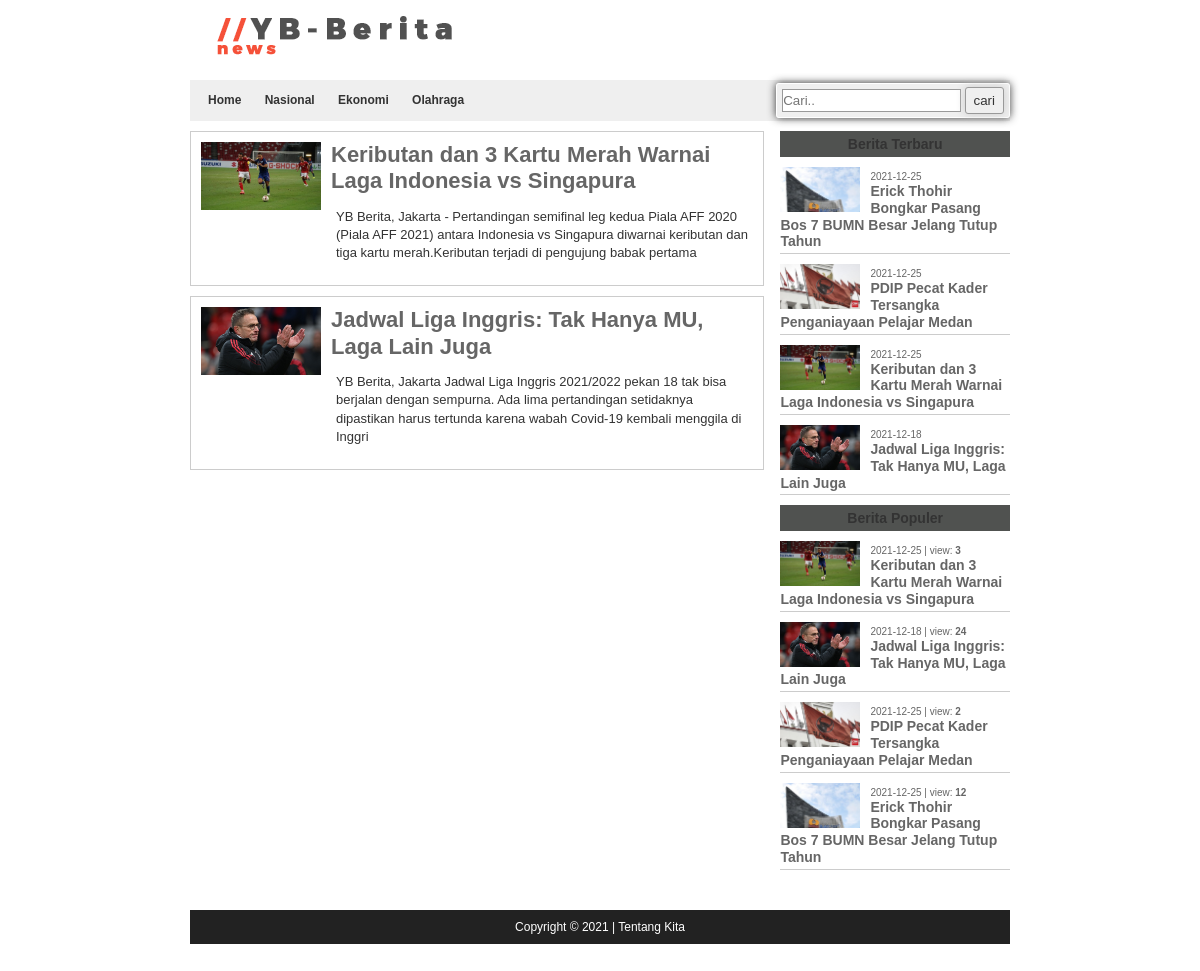
The app's page /portalberita/?open=cat&id=8 with its own data.
### tables this page shows
CREATE TABLE `kategori` (
  `ID` int(5) NOT NULL,
  `Kategori` varchar(100) NOT NULL,
  `alias` varchar(50) NOT NULL,
  `Terbit` varchar(1) NOT NULL
);

CREATE TABLE `berita` (
  `ID` int(10) NOT NULL,
  `Judul` varchar(255) NOT NULL,
  `Kategori` varchar(50) NOT NULL,
  `Isi` text NOT NULL,
  `Gambar` varchar(255) NOT NULL,
  `Teks` text NOT NULL,
  `Tanggal` varchar(30) NOT NULL,
  `Updateby` varchar(50) NOT NULL,
  `Viewnum` varchar(20) NOT NULL,
  `Post_type` varchar(20) NOT NULL,
  `Terbit` varchar(1) NOT NULL
);

### portalberita/inc/fungsi.php (the view)
<?php
include 'koneksi.php';
function populer()
{
	?>
		<div class="bar-menu">
			Berita Populer
		</div>
		<div>
			<?php
			global $connect;
			$pop = mysqli_query($connect,"SELECT * FROM berita WHERE Terbit='1' AND Tanggal>='".date('Y-m-d H:i:s', strtotime(''.POPULER_TIME.' days'))."' ORDER BY Viewnum DESC LIMIT 0,10");
			while ($r = mysqli_fetch_array($pop)) {
				extract($r);
				echo'
				<div class="side-box">
					<div class="img">
						<img src="'.URL_SITUS.$Gambar.'">
					</div>
					<span>'.substr($Tanggal, 0, 10).' | view: <b>'.$Viewnum.'</b> </span>
					<h1><a href="./?open=detail&id='.$ID.'">'.$Judul.'</a></h1>
					<div class="clear"></div>
				</div>
				';
			}
			?>
		</div>
		<?php
}
function beritaterbaru()
{
	?>
		<div class="bar-menu">
			Berita Terbaru
		</div>
		<div>
			<?php
			global $connect;
			$terbaru = mysqli_query($connect,"SELECT * FROM berita WHERE Terbit='1' ORDER BY ID DESC LIMIT 0,10");
			while ($r = mysqli_fetch_array($terbaru)) {
				extract($r);
				echo'
				<div class="side-box">
					<div class="img">
						<img src="'.URL_SITUS.$Gambar.'">
					</div>
					<span>'.substr($Tanggal, 0, 10).' </span>
					<h1><a href="./?open=detail&id='.$ID.'">'.$Judul.'</a></h1>
					<div class="clear"></div>
				</div>
				';
			}
			?>
		</div>
		<?php
}
?>

### portalberita/header.php (shortened to what this page needs)
<?php
include("inc/fungsi.php");
 ?>
<!DOCTYPE html>
<html>
<head>
	<link rel="stylesheet" type="text/css" href="assets/style.css">
</head>
<body>
	<div class="wrap">
		<div class="pd10">
		<header>
			<div class="logo">
				<img src="<?=URL_SITUS.PATH_LOGO.'/'.FILE_LOGO;?>">
			</div>
			<nav>
				<a href="./">Home</a>
				<?php
				global $connect;
				$menu = mysqli_query($connect,"SELECT * FROM kategori WHERE Terbit='1' ORDER BY ID ASC LIMIT 0,10");
				while ($r = mysqli_fetch_array($menu)) {
					extract($r);
					echo'
					<a href="./?open=cat&id='.$ID.'">'.$Kategori.'</a>
					';
				}
				 ?>
				 <form action="" method="GET" class="btn fr" style="margin-top:-5px; margin-right: -8px;">
				 	<input type="text" name="key" placeholder="Cari..">
				 	<input type="submit" name="open" value="cari">
				 </form>
			</nav>
		</header>

### portalberita/kategori.php (shortened to what this page needs)
<div class="mainpage">
	<div class="content">
		<?php
		global $connect;
		$catid = (isset($_GET['id']) ? $_GET['id'] : '');
		$getalias = mysqli_query($connect,"SELECT * FROM kategori WHERE ID='".$catid."'");
		while ($al = mysqli_fetch_array($getalias)) {
			$sql = mysqli_query($connect,"SELECT * FROM berita WHERE Terbit='1' AND Kategori='".$al['alias']."' ORDER BY ID DESC LIMIT 0,10");
			while ($b = mysqli_fetch_array($sql)) {
				extract($b);
			echo'
			<div class="boxnews">
				 <div class="img">
				 	<img src="'.URL_SITUS.$Gambar.'">
				 </div>
				 <h1><a href="./?open=detail&id='.$ID.'">'.$Judul.'</a></h1>
				 <p>'.substr(strip_tags($Isi),0,200).'</p>
				 <div class="clear"></div>
			</div>
			';
			}
		}
		?>
	</div>
	<div class="sidebar">
		<?php include 'sidebar.php'; ?>
	</div>
</div>

### portalberita/assets/style.css (style rules this page uses)
body { margin:0; padding:0; background: #fff; font-family: arial, sans-serif; font-size: 14px; color: #333; }
a { text-decoration: none; color: #666666 }
h1, h2, h3, h4, h5, h6 { line-height: 1.2; }
h1 { font-size: 48px; margin: 0; }
.fr { float: right; }
.pd10 { padding: 10px !important; }
.wrap { width: 70%; margin: 0 auto; }
input[type="text"] { padding: 3px 0; border: 1px solid #999; }
input[type="submit"] { box-shadow: 0px 0px 10px #ccc; border: 1px solid #999; padding: 5px 8px; color:#333; box-sizing: border-box; border-radius:3px; }
.btn { padding: 3px 5px; margin: 0px 3px; border-radius:3px; border:1px solid #FFF; box-sizing: border-box; box-shadow: 0px 0px 8px #333; }
header { min-height:90px; }
.logo { height:70px; overflow: hidden; float: left; }
.logo img { width: 100%; }
nav { padding: 8px; height: 25px; font-size:12px; line-height: 25px; font-weight: 700; background: #efefef; }
nav a { margin: 3px 10px; color: #333; text-decoration: none; }
.mainpage { width: 100%; padding: 0; margin: 0; box-sizing: border-box; }
.content { width: 70%; float: left; }
.sidebar { width: 28%; float: right; }
.boxnews { width: 100%; box-sizing: border-box; margin: 0 0 10px 0; padding: 10px; border:1px solid #ccc; }
.boxnews .img { width: 120px; height: auto; float: left; margin-right: 10px; overflow: hidden; }
.boxnews .img img { width: 100%; }
.boxnews h1 { font-size:22px; }
.boxnews h1 a { color: #666; text-decoration: none; }
.boxnews p { font-size: 13px; line-height:1.4; margin-left: 135px; }
.bar-menu { font-size: 14px; font-weight: 700; text-align: center; padding: 5px 0; margin: 0 0 10px 0; background: rgb(80, 82, 80); }
.side-box { width: 100%; box-sizing: border-box; margin: 0 0 10px 0; padding:0 0 3px 0; border-bottom:1px solid #ccc; }
.side-box .img { width:80px; height: auto; float: left; margin-right: 10px; overflow: hidden; }
.side-box .img img { width: 100%; }
.side-box h1 { font-size:14px; }
.side-box h1 a { color: #666; text-decoration: none; }
.side-box span { font-size: 10px; color: #666; }

### records on screen
kategori: Kategori "Nasional"
kategori: Kategori "Ekonomi"
kategori: Kategori "Olahraga"
berita: Gambar (picture), Judul "Keributan dan 3 Kartu Merah Warnai Laga Indonesia vs Singapura", Isi "YB Berita, Jakarta - Pertandingan semifinal leg kedua Piala AFF 2020 (Piala AFF 2021) antara Indonesia vs Singapura diwarnai keributan dan tiga kartu merah.Keributan terjadi di pengujung babak pertama", Tanggal "2021-12-25", Viewnum "3"
berita: Gambar (picture), Judul "Jadwal Liga Inggris: Tak Hanya MU, Laga Lain Juga", Isi "YB Berita, Jakarta Jadwal Liga Inggris 2021/2022 pekan 18 tak bisa berjalan dengan sempurna. Ada lima pertandingan setidaknya dipastikan harus tertunda karena wabah Covid-19 kembali menggila di Inggri", Tanggal "2021-12-18", Viewnum "24"
berita: Gambar (picture), Tanggal "2021-12-25", Judul "Erick Thohir Bongkar Pasang Bos 7 BUMN Besar Jelang Tutup Tahun", Viewnum "12"
berita: Gambar (picture), Tanggal "2021-12-25", Judul "PDIP Pecat Kader Tersangka Penganiayaan Pelajar Medan", Viewnum "2"
